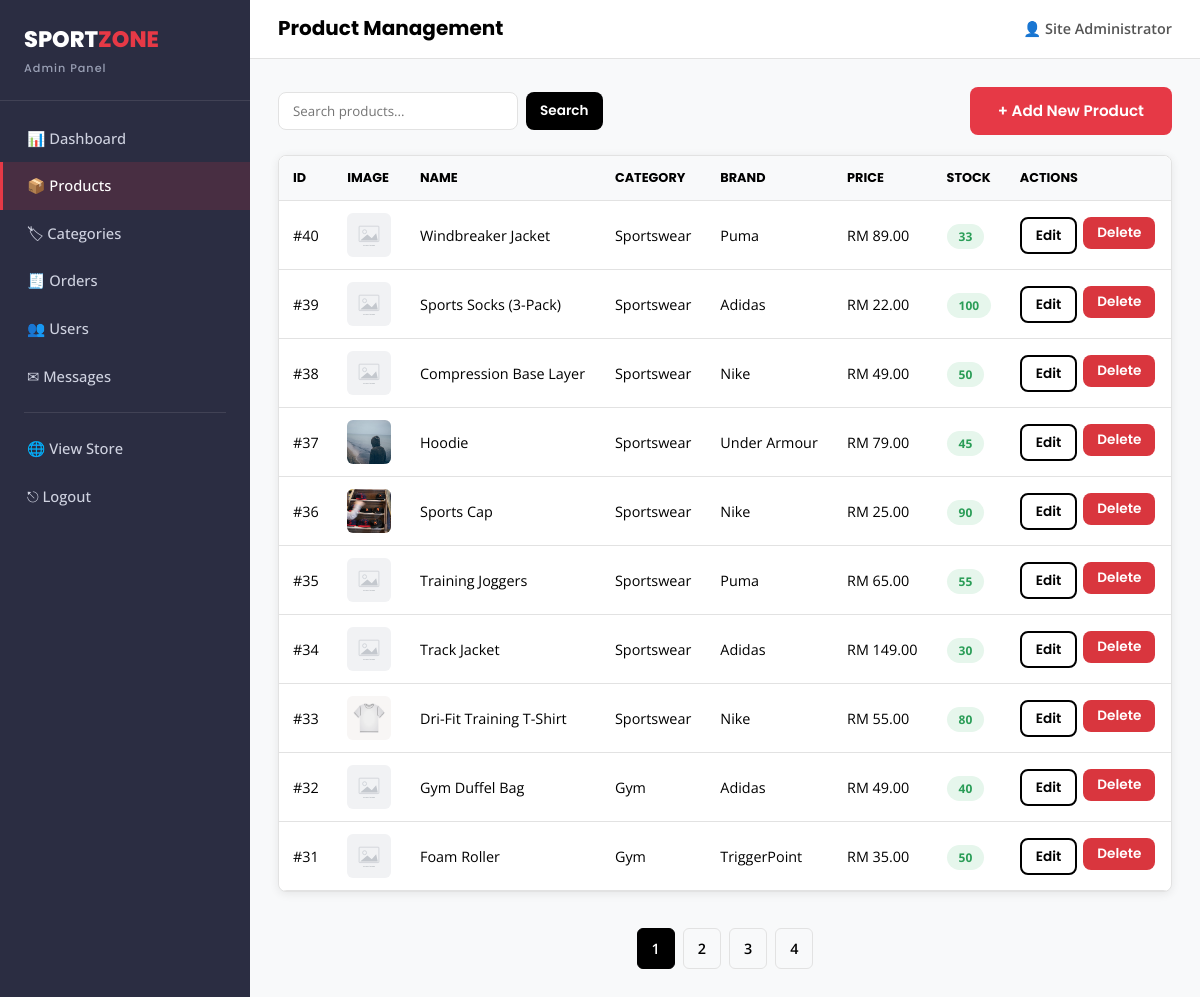
Page /admin/products.php (signed in) on the earlier database version.
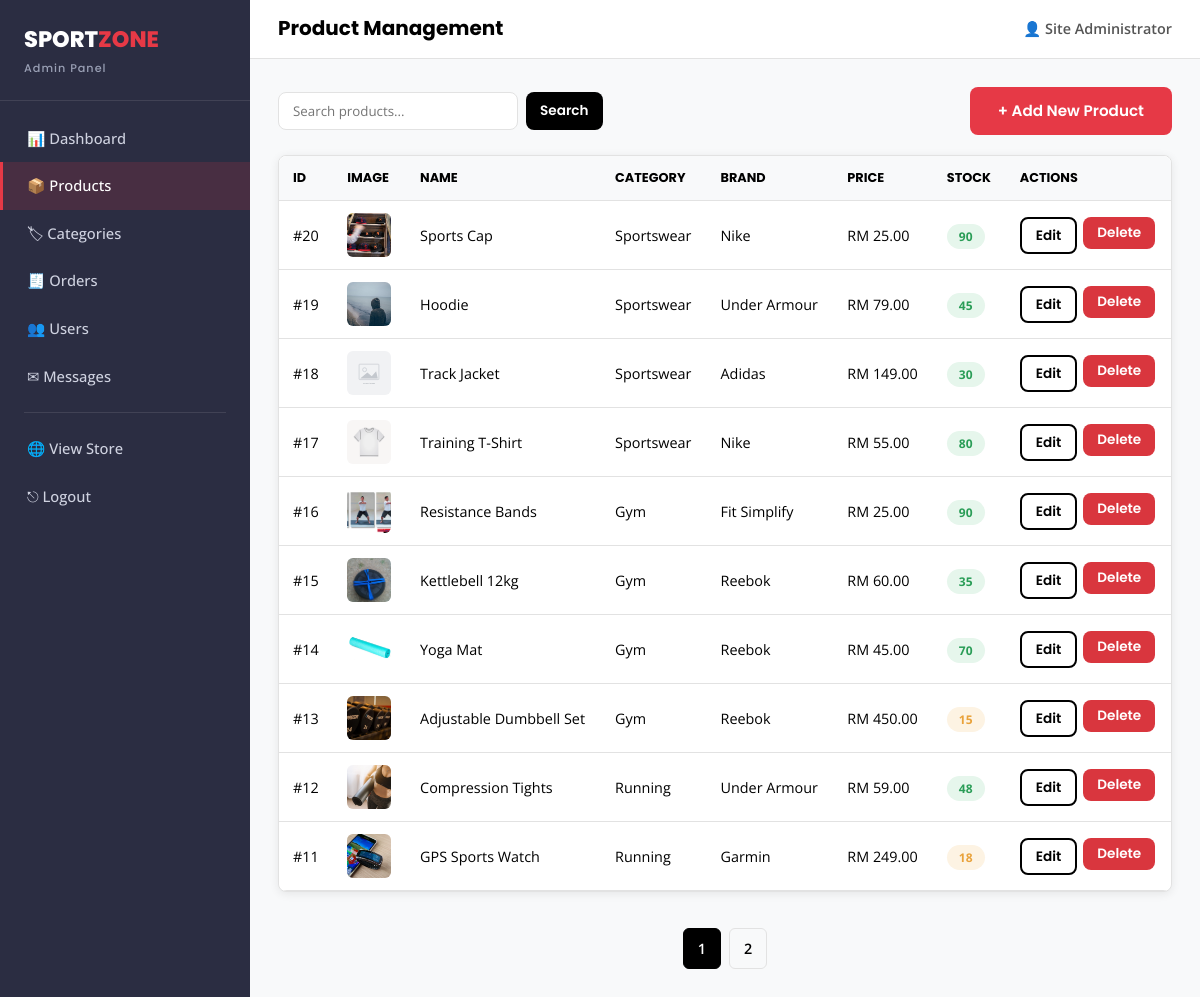
Same page on the later database version.
### tables this page shows
CREATE TABLE products (
    product_id   INT AUTO_INCREMENT PRIMARY KEY,
    category_id  INT NOT NULL,
    name         VARCHAR(150) NOT NULL,
    description  TEXT,
    brand        VARCHAR(50)  DEFAULT NULL,
    price        DECIMAL(10,2) NOT NULL,
    stock        INT NOT NULL DEFAULT 0,
    sizes        VARCHAR(100) DEFAULT NULL,
    image        VARCHAR(255) DEFAULT NULL,
    created_at   TIMESTAMP DEFAULT CURRENT_TIMESTAMP,
    FOREIGN KEY (category_id) REFERENCES categories(category_id) ON DELETE CASCADE
);

CREATE TABLE categories (
    category_id  INT AUTO_INCREMENT PRIMARY KEY,
    name         VARCHAR(50) NOT NULL,
    slug         VARCHAR(50) NOT NULL UNIQUE,
    icon         VARCHAR(10) DEFAULT NULL
);

### includes/functions.php (called while the page is built, shortened)
<?php
function sanitize($data) {
    return htmlspecialchars(trim($data), ENT_QUOTES, 'UTF-8');
}
function money($amount) {
    return CURRENCY . ' ' . number_format((float) $amount, 2);
}
function product_image_url($image) {
    if (!empty($image) && file_exists(UPLOAD_PATH . $image)) {
        return UPLOAD_URL . rawurlencode($image);
    }
    return BASE_URL . 'assets/images/placeholder.svg';
}

### admin/products.php (the view, shortened to what this page needs)
<?php
require_once __DIR__ . '/../includes/db_connect.php';
require_once __DIR__ . '/../includes/functions.php';
$search  = trim($_GET['search'] ?? '');
$page    = max(1, (int) ($_GET['page'] ?? 1));
$perPage = 10;
$offset  = ($page - 1) * $perPage;
$where = '';
$params = [];
$types = '';
$countSql = "SELECT COUNT(*) AS c FROM products p $where";
$cstmt = $conn->prepare($countSql);
$cstmt->execute();
$total = (int) $cstmt->get_result()->fetch_assoc()['c'];
$totalPages = max(1, ceil($total / $perPage));
$sql = "SELECT p.*, c.name AS category_name FROM products p
        JOIN categories c ON p.category_id = c.category_id
        $where ORDER BY p.product_id DESC LIMIT ? OFFSET ?";
$stmt = $conn->prepare($sql);
$pp = $params; $pt = $types . 'ii'; $pp[] = $perPage; $pp[] = $offset;
$stmt->bind_param($pt, ...$pp);
$stmt->execute();
$products = $stmt->get_result();
include __DIR__ . '/includes/admin_header.php';
?>
<div class="flex-between mb-2" style="flex-wrap:wrap; gap:12px;">
    <form method="GET" action="products.php" class="admin-search">
        <input type="text" name="search" placeholder="Search products..." value="<?= sanitize($search) ?>">
        <button type="submit" class="btn btn-dark btn-sm">Search</button>
    </form>
    <a href="<?= BASE_URL ?>admin/product-form.php" class="btn btn-primary">+ Add New Product</a>
</div>
<div class="panel" style="padding:0;">
    <div class="table-wrap" style="border:none;">
        <table class="data-table">
            <thead>
                <tr><th>ID</th><th>Image</th><th>Name</th><th>Category</th><th>Brand</th><th>Price</th><th>Stock</th><th>Actions</th></tr>
            </thead>
            <tbody>
            <?php while ($p = $products->fetch_assoc()): ?>
                <tr>
                    <td>#<?= $p['product_id'] ?></td>
                    <td><img src="<?= product_image_url($p['image']) ?>" alt="" style="width:44px; height:44px; object-fit:cover; border-radius:6px;"></td>
                    <td><?= sanitize($p['name']) ?></td>
                    <td><?= sanitize($p['category_name']) ?></td>
                    <td><?= sanitize($p['brand']) ?></td>
                    <td><?= money($p['price']) ?></td>
                    <td><span class="status-badge <?= $p['stock'] <= 10 ? 'status-cancelled' : ($p['stock'] <= 20 ? 'status-pending' : 'status-delivered') ?>"><?= $p['stock'] ?></span></td>
                    <td>
                        <div style="display:flex; gap:6px;">
                            <a href="<?= BASE_URL ?>admin/product-form.php?id=<?= $p['product_id'] ?>" class="btn btn-outline btn-sm">Edit</a>
                            <form method="POST" action="product-delete.php" onsubmit="return confirm('Delete this product? This cannot be undone.')">
                                <button type="submit" class="btn btn-sm" style="background:var(--color-danger); color:#fff;">Delete</button>
                            </form>
                        </div>
                    </td>
                </tr>
            <?php endwhile; ?>
            </tbody>
        </table>
    </div>
</div>
<?php if ($totalPages > 1): ?>
    <div class="pagination">
        <?php for ($i = 1; $i <= $totalPages; $i++): ?>
            <a href="?page=<?= $i ?><?= $search !== '' ? '&search=' . urlencode($search) : '' ?>" class="<?= $i === $page ? 'active' : '' ?>"><?= $i ?></a>
        <?php endfor; ?>
    </div>
<?php endif; ?>
<?php include __DIR__ . '/includes/admin_footer.php'; ?>

Differences in the rows shown:
removed products: product_id "40", name "Windbreaker Jacket", category.name "Sportswear", brand "Puma", price "RM 89.00", stock "33"
removed products: product_id "39", name "Sports Socks (3-Pack)", category.name "Sportswear", brand "Adidas", price "RM 22.00", stock "100"
removed products: product_id "38", name "Compression Base Layer", category.name "Sportswear", brand "Nike", price "RM 49.00", stock "50"
removed products: product_id "37", image (picture), name "Hoodie", category.name "Sportswear", brand "Under Armour", price "RM 79.00", stock "45"
removed products: product_id "36", image (picture), name "Sports Cap", category.name "Sportswear", brand "Nike", price "RM 25.00", stock "90"
removed products: product_id "35", name "Training Joggers", category.name "Sportswear", brand "Puma", price "RM 65.00", stock "55"
removed products: product_id "34", name "Track Jacket", category.name "Sportswear", brand "Adidas", price "RM 149.00", stock "30"
removed products: product_id "33", image (picture), name "Dri-Fit Training T-Shirt", category.name "Sportswear", brand "Nike", price "RM 55.00", stock "80"
removed products: product_id "32", name "Gym Duffel Bag", category.name "Gym", brand "Adidas", price "RM 49.00", stock "40"
removed products: product_id "31", name "Foam Roller", category.name "Gym", brand "TriggerPoint", price "RM 35.00", stock "50"
now on this page (row edited): products: product_id "20", image (picture), name "Sports Cap", category.name "Sportswear", brand "Nike", price "RM 25.00", stock "90"
now on this page (row edited): products: product_id "19", image (picture), name "Hoodie", category.name "Sportswear", brand "Under Armour", price "RM 79.00", stock "45"
now on this page (row edited): products: product_id "18", name "Track Jacket", category.name "Sportswear", brand "Adidas", price "RM 149.00", stock "30"
now on this page (row edited): products: product_id "17", image (picture), name "Training T-Shirt", category.name "Sportswear", brand "Nike", price "RM 55.00", stock "80"
now on this page (row edited): products: product_id "16", image (picture), name "Resistance Bands", category.name "Gym", brand "Fit Simplify", price "RM 25.00", stock "90"
now on this page (row edited): products: product_id "15", image (picture), name "Kettlebell 12kg", category.name "Gym", brand "Reebok", price "RM 60.00", stock "35"
now on this page (row edited): products: product_id "14", image (picture), name "Yoga Mat", category.name "Gym", brand "Reebok", price "RM 45.00", stock "70"
now on this page (row edited): products: product_id "13", image (picture), name "Adjustable Dumbbell Set", category.name "Gym", brand "Reebok", price "RM 450.00", stock "15"
now on this page (row edited): products: product_id "12", image (picture), name "Compression Tights", category.name "Running", brand "Under Armour", price "RM 59.00", stock "48"
now on this page (row edited): products: product_id "11", image (picture), name "GPS Sports Watch", category.name "Running", brand "Garmin", price "RM 249.00", stock "18"
Other differences:
list line gone: "3"
list line gone: "4"
